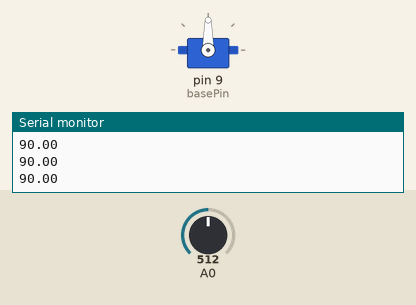
Bench run of a sketch on a simulated Arduino Uno, built with avr-gcc and run on an emulated ATmega328P. On the bench: servo, the last lines printed to the serial monitor. The test bench sets the inputs (shaded band); at power-on: A0 = 512.

Above: at 1.2 s.
1.3 s: A0 set to 716
At 2.5 s:
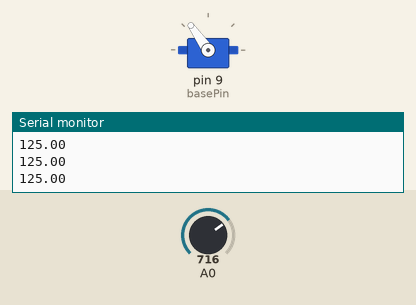
2.8 s: A0 set to 900
At 3.9 s:
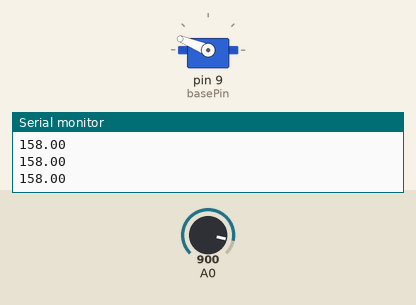
4.3 s: A0 set to 1023
At 4.9 s:
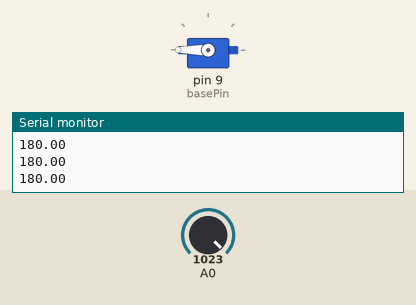
5.8 s: A0 set to 306
At 7.0 s:
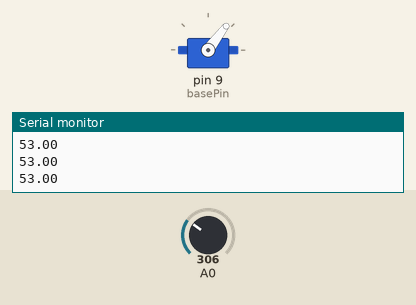
7.3 s: A0 set to 122
At 8.2 s:
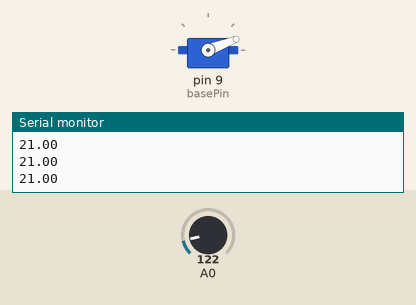
8.8 s: A0 set to 0
At 9.3 s:
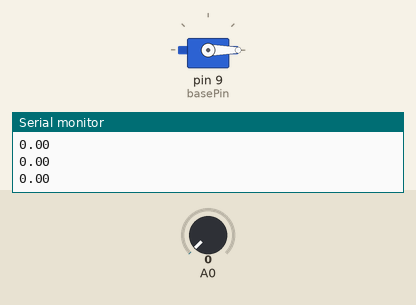
Timing chart, 0 to 11.3 s (numbered marks = the images above; inputs shaded):
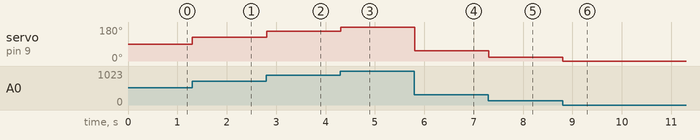

Measured:
- after the input at 1.3 s, servo on pin 9 (basePin): 90° → 125° at once
- after the input at 2.8 s, servo on pin 9 (basePin): 125° → 158° at once
- after the input at 4.3 s, servo on pin 9 (basePin): 158° → 180° at once
- after the input at 5.8 s, servo on pin 9 (basePin): 180° → 53° at once
- after the input at 7.3 s, servo on pin 9 (basePin): 53° → 21° at once
- after the input at 8.8 s, servo on pin 9 (basePin): 21° → 0° at once

The sketch:

Lesson5_AnalogControl_MappedServo.ino
```cpp
#include <Servo.h>

int basePin = 9;

float basePosition = 0;

int basePot;          //Variable for our base potentiometer value

Servo base;

void setup() {
 pinMode(basePin, OUTPUT);

base.attach(basePin);

base.write(basePosition);


Serial.begin(9600);
}

void loop() {
  basePot = analogRead(A0);
  basePosition = map(basePot, 0, 1023, 0, 180);   //This is the map function discussed in the lesson.
  base.write(basePosition);
  Serial.println(basePosition);
}
```
